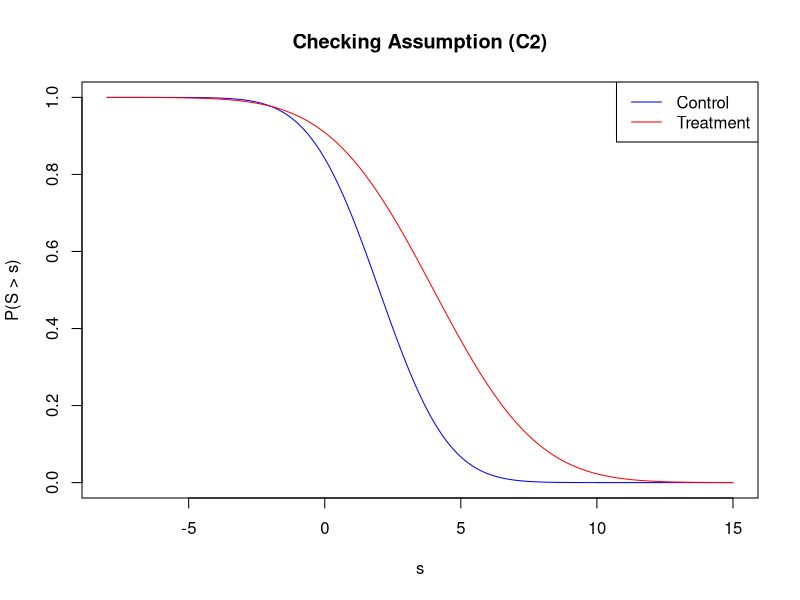
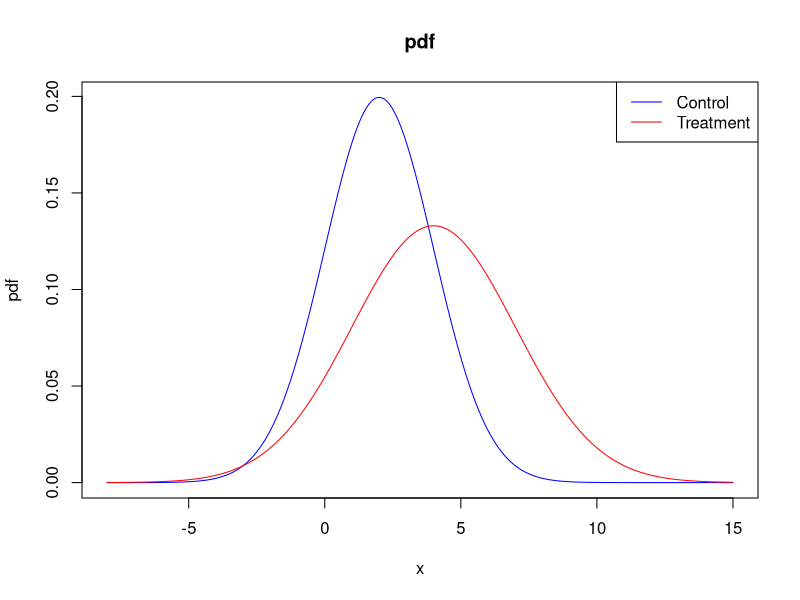
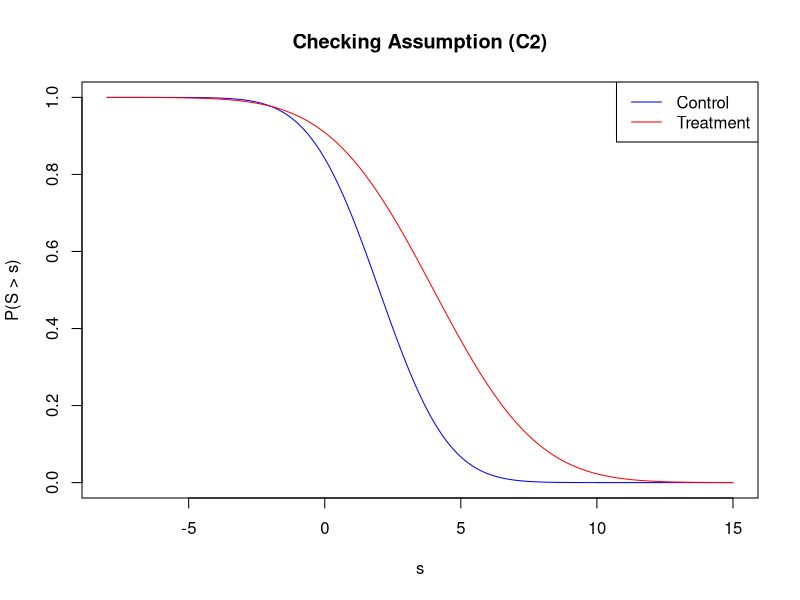
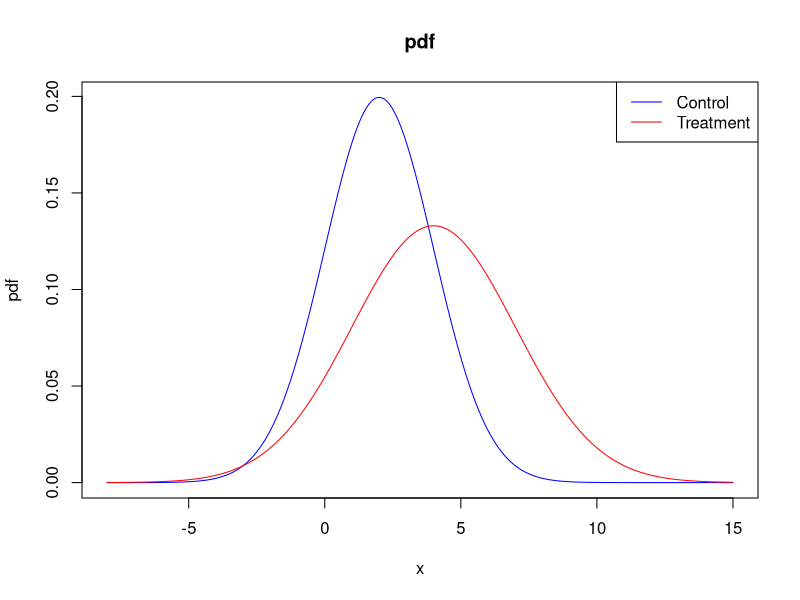
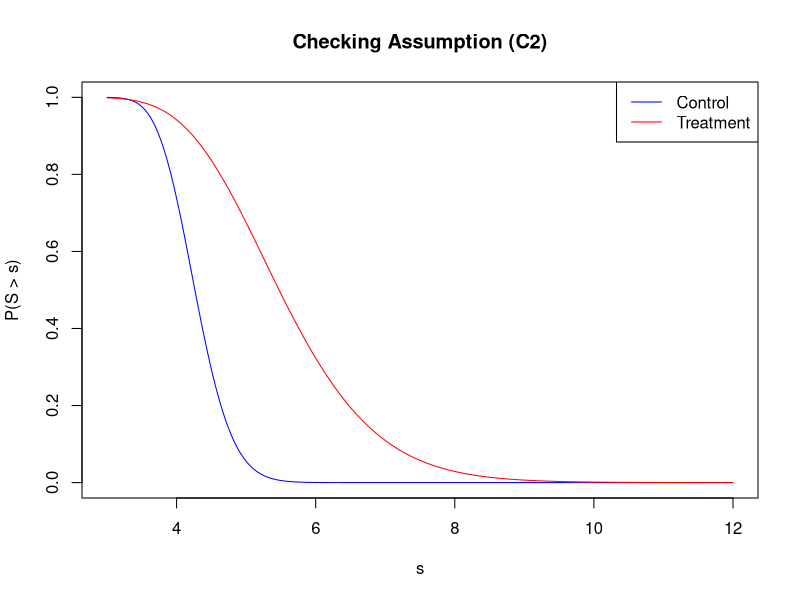
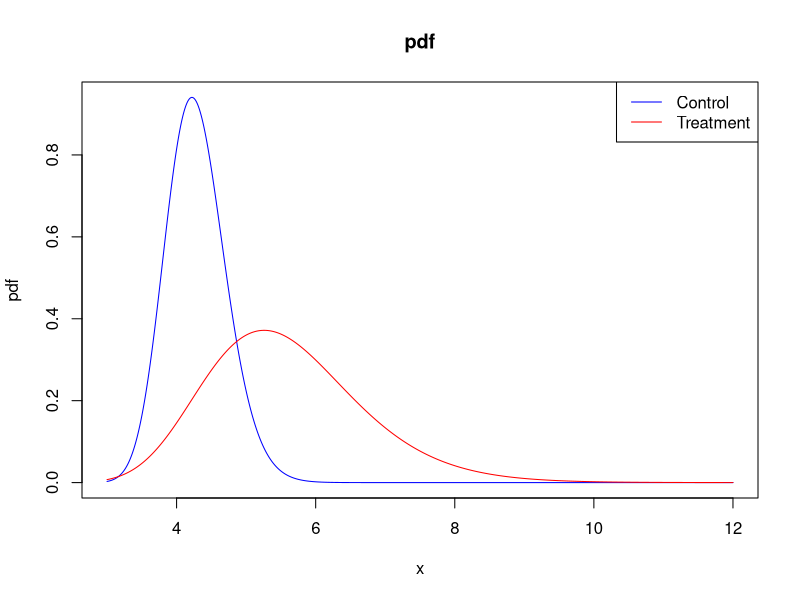
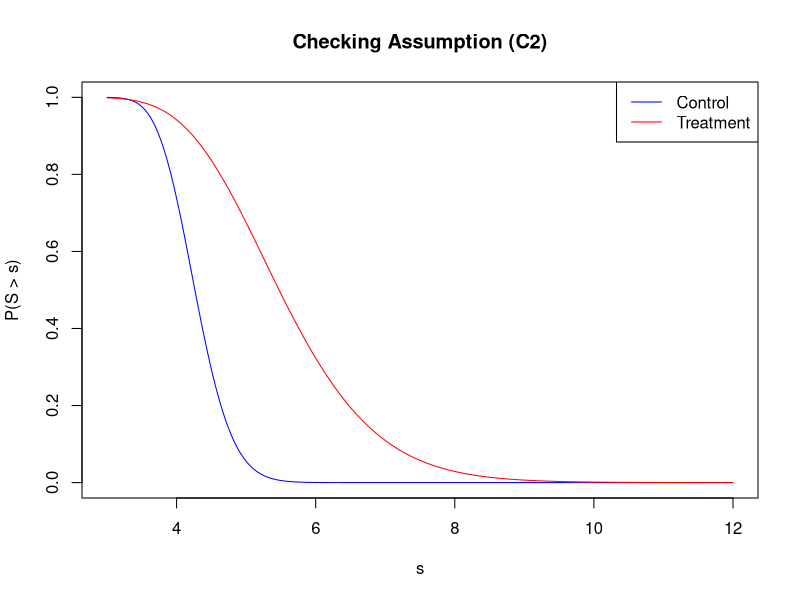
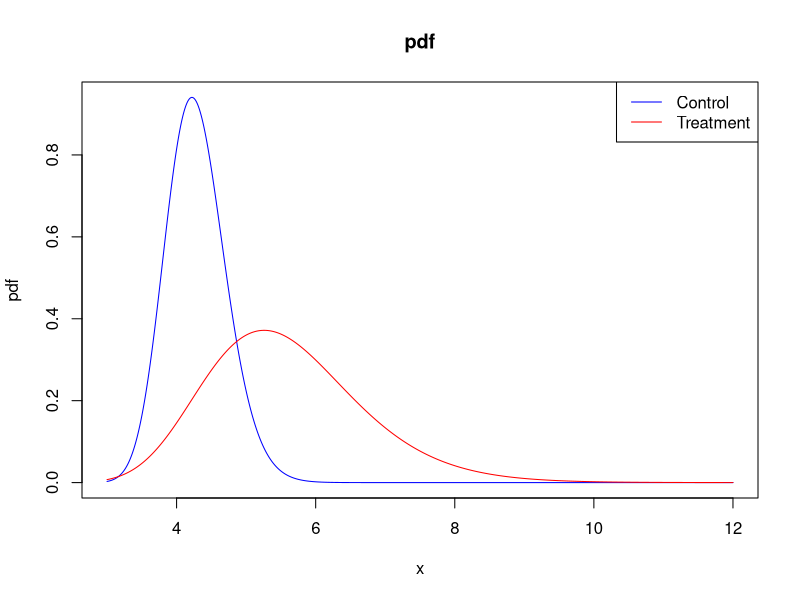

Recreate these plots in R, in order.
####################################################
###############    Setting 1    ####################
####################################################


# set parameters for mean and sd of the surrogate distributions 
mean0 <- 2
sd0 <- 2
mean1 <- 4
sd1 <- 3

### Check assumption (C2) ###

# values for s grid
grid.size <- 10000
s.grid <- seq(-8, 15, length.out = grid.size)

# calculate cdf and pdf for both treatment and control
cdf0 <- pnorm(s.grid, mean = mean0, sd = sd0)
pdf0 <- dnorm(s.grid, mean = mean0, sd = sd0)
cdf1 <- pnorm(s.grid, mean = mean1, sd = sd1)
pdf1 <- dnorm(s.grid, mean = mean1, sd = sd1)

# to examine visually, plot P(S > s | w) = 1 - CDF
# according to (C2), the treatment group should be >= control group ()
# i.e., red line should be above blue line
plot(s.grid, 1 - cdf0, type = "l", col = "blue", xlab = "s", ylab = "P(S > s)", main = "Checking Assumption (C2)")
lines(s.grid, 1 - cdf1, col = "red")
legend('topright', legend = c("Control", "Treatment"), col = c("blue", "red"), lty = 1)

# how often numerically is treatment >= control, as desired?
sum(1-cdf1 >= 1-cdf0) / grid.size
# 0.74

# for values of s where control > treatment (don't want), how much higher?
idx <- which(1 - cdf1 < 1 - cdf0)
fivenum((1 - cdf0[idx]) / (1 - cdf1[idx]) - 1)
# from the fivenum summary, the values are just barely larger; assumption (C2) very lightly violated

### Check assumption (C3) ###

# evaluate this assumption on a grid
grid.size <- 100
s.grid <- seq(-8, 15, length.out = grid.size)
w1.grid <- seq(2, 6, length.out = grid.size)
w2.grid <- seq(3, 13, length.out = grid.size)

large.grid <- expand.grid(s.grid, w1.grid, w2.grid)
names(large.grid) <- c("s", "w1", "w2")

large.grid$y1 <- 2.1 + 10*large.grid$s + 0.69*large.grid$w1 + 0.535*large.grid$w2
large.grid$y0 <- 2 + 7*large.grid$s + 0.5*large.grid$w1 + 0.25*large.grid$w2

sum(large.grid$y1 >= large.grid$y0) / (grid.size ^ 3)
# only met for 0.70 combinations on the grid :(

# investigate where on the grid this is happening
fivenum(large.grid[which(large.grid$y1 < large.grid$y0),]$s) # only happening with negative s
fivenum(large.grid[which(large.grid$y1 < large.grid$y0),]$w1) # similar to w1 distribution
fivenum(large.grid[which(large.grid$y1 < large.grid$y0),]$w2) # similar to w2 distribution

# what if I generate s values based on the actual distributions?
set.seed(1)
s0 <- rnorm(grid.size / 2, mean = mean0, sd = sd0)
s1 <- rnorm(grid.size / 2, mean = mean1, sd = sd1)
s.all <- append(s0, s1)

large.grid <- expand.grid(s.all, w1.grid, w2.grid)
names(large.grid) <- c("s", "w1", "w2")

large.grid$y1 <- 2.1 + 10*large.grid$s + 0.69*large.grid$w1 + 0.535*large.grid$w2
large.grid$y0 <- 2 + 7*large.grid$s + 0.5*large.grid$w1 + 0.25*large.grid$w2

sum(large.grid$y1 >= large.grid$y0) / (grid.size ^ 3)
# this is better, met 0.96 of the time

### Check assumption (C4) ###

set.seed(1)
grid.size <- 10000
s0 <- rnorm(grid.size / 2, mean = mean0, sd = sd0)
s1 <- rnorm(grid.size / 2, mean = mean1, sd = sd1)

# report ranges
range(s0)
range(s1)

# is range of s0 contained in s1?
(range(s0)[1] > range(s1)[1]) & (range(s0)[2] < range(s1)[2])

# visual check -- plot the densities of the surrogate distributions
# range of blue distribution should be contained within range of red distribution
s.grid <- seq(-8, 15, length.out = grid.size)
plot(s.grid, pdf0, type = "l", col = "blue", xlab = "x", ylab = "pdf", main = "pdf")
lines(s.grid, pdf1, col = "red")
legend('topright', legend = c("Control", "Treatment"), col = c("blue", "red"), lty = 1)

####################################################
###############    Setting 2    ####################
####################################################

# set parameters for mean and sd of the surrogate distributions (my params I updated to meet C2 better)
mean0 <- 2
sd0 <- 2
mean1 <- 4
sd1 <- 3

### Check assumption (C2) ###

# values for s grid
grid.size <- 10000
s.grid <- seq(-8, 15, length.out = grid.size)

# calculate cdf and pdf for both treatment and control
cdf0 <- pnorm(s.grid, mean = mean0, sd = sd0)
pdf0 <- dnorm(s.grid, mean = mean0, sd = sd0)
cdf1 <- pnorm(s.grid, mean = mean1, sd = sd1)
pdf1 <- dnorm(s.grid, mean = mean1, sd = sd1)

# to examine visually, plot P(S > s | w) = 1 - CDF
# according to (C2), the treatment group should be >= control group ()
# i.e., red line should be above blue line
plot(s.grid, 1 - cdf0, type = "l", col = "blue", xlab = "s", ylab = "P(S > s)", main = "Checking Assumption (C2)")
lines(s.grid, 1 - cdf1, col = "red")
legend('topright', legend = c("Control", "Treatment"), col = c("blue", "red"), lty = 1)

# how often numerically is treatment >= control, as desired?
sum(1-cdf1 >= 1-cdf0) / grid.size
# 0.74

# for values of s where control > treatment (don't want), how much higher?
idx <- which(1 - cdf1 < 1 - cdf0)
fivenum((1 - cdf0[idx]) / (1 - cdf1[idx]) - 1)
# from the fivenum summary, the values are just barely larger; assumption (C2) very lightly violated

### Check assumption (C3) ###

# evaluate this assumption on a grid
grid.size <- 100
s.grid <- seq(-8, 15, length.out = grid.size)
w1.grid <- seq(2, 6, length.out = grid.size)
w2.grid <- seq(3, 13, length.out = grid.size)

large.grid <- expand.grid(s.grid, w1.grid, w2.grid)
names(large.grid) <- c("s", "w1", "w2")

large.grid$y1 <- 2.1 + 7.12*large.grid$s + 0.5*large.grid$w1 + 0.25*large.grid$w2 
large.grid$y0 <- 2 + 4.12*large.grid$s + 0.5*large.grid$w1 + 0.25*large.grid$w2

sum(large.grid$y1 >= large.grid$y0) / (grid.size ^ 3)
# only met for 0.65 combinations on the grid

# investigate where on the grid this is happening
fivenum(large.grid[which(large.grid$y1 < large.grid$y0),]$s) # only happening with negative s
fivenum(large.grid[which(large.grid$y1 < large.grid$y0),]$w1) # similar to w1 distribution
fivenum(large.grid[which(large.grid$y1 < large.grid$y0),]$w2) # similar to w2 distribution

# generate s values based on the actual distributions?
set.seed(1)
s0 <- rnorm(grid.size / 2, mean = mean0, sd = sd0)
s1 <- rnorm(grid.size / 2, mean = mean1, sd = sd1)
s.all <- append(s0, s1)

large.grid <- expand.grid(s.all, w1.grid, w2.grid)
names(large.grid) <- c("s", "w1", "w2")

large.grid$y1 <- 2.1 + 7.12*large.grid$s + 0.5*large.grid$w1 + 0.5*large.grid$w2 
large.grid$y0 <- 2 + 4.12*large.grid$s + 0.5*large.grid$w1 + 0.25*large.grid$w2 

sum(large.grid$y1 >= large.grid$y0) / (grid.size ^ 3)
# this is better, met 0.953 of the time

### Check assumption (C4) ###

set.seed(1)
grid.size <- 10000
s0 <- rnorm(grid.size / 2, mean = mean0, sd = sd0)
s1 <- rnorm(grid.size / 2, mean = mean1, sd = sd1)

# report ranges
range(s0)
range(s1)

# is range of s0 contained in s1?
(range(s0)[1] > range(s1)[1]) & (range(s0)[2] < range(s1)[2])

# visual check -- plot the densities of the surrogate distributions
# range of blue distribution should be contained within range of red distribution
s.grid <- seq(-8, 15, length.out = grid.size)
plot(s.grid, pdf0, type = "l", col = "blue", xlab = "x", ylab = "pdf", main = "pdf")
lines(s.grid, pdf1, col = "red")
legend('topright', legend = c("Control", "Treatment"), col = c("blue", "red"), lty = 1)


####################################################
############    Setting 3     ######################
####################################################

# params
mean0 <- 1.45
sd0 <- 0.1
mean1 <- 1.7
sd1 <- 0.2

### Check assumption (C2) ###

# values for s grid
grid.size <- 10000
s.grid <- seq(3, 12, length.out = grid.size)

# calculate cdf and pdf for both treatment and control
cdf0 <- plnorm(s.grid, mean = mean0, sd = sd0)
pdf0 <- dlnorm(s.grid, mean = mean0, sd = sd0)
cdf1 <- plnorm(s.grid, mean = mean1, sd = sd1)
pdf1 <- dlnorm(s.grid, mean = mean1, sd = sd1)

# to examine visually, plot P(S > s | w) = 1 - CDF
# according to (C2), the treatment group should be >= control group ()
# i.e., red line should be above blue line
plot(s.grid, 1 - cdf0, type = "l", col = "blue", xlab = "s", ylab = "P(S > s)", main = "Checking Assumption (C2)")
lines(s.grid, 1 - cdf1, col = "red")
legend('topright', legend = c("Control", "Treatment"), col = c("blue", "red"), lty = 1)

# how often numerically is treatment >= control, as desired?
sum(1-cdf1 >= 1-cdf0) / grid.size
# 0.96

# for values of s where control > treatment (don't want), how much higher?
idx <- which(1 - cdf1 < 1 - cdf0)
fivenum((1 - cdf0[idx]) / (1 - cdf1[idx]) - 1)
# from the fivenum summary, the values are just barely larger; assumption (C2) very lightly violated

### Check assumption (C3) ###

# evaluate this assumption on a grid
grid.size <- 100
s.grid <- seq(3, 12, length.out = grid.size)
w1.grid <- seq(2, 6, length.out = grid.size)
w2.grid <- seq(3, 13, length.out = grid.size)

large.grid <- expand.grid(s.grid, w1.grid, w2.grid)
names(large.grid) <- c("s", "w1", "w2")


large.grid$y1 <- 2.1 + 12 * large.grid$s^2 + 6 * large.grid$s + 5*large.grid$w1 + 6*large.grid$w2
large.grid$y0 <- 2 + 12 * large.grid$s^2 + 1*large.grid$w1 + 1*large.grid$w2

sum(large.grid$y1 >= large.grid$y0) / (grid.size ^ 3)
# met for all combinations on the grid


# generate s, w1, and w2 values based on the actual distributions
set.seed(1)
s0 <- rlnorm(grid.size / 2, mean = mean0, sd = sd0)
s1 <- rlnorm(grid.size / 2, mean = mean1, sd = sd1)
s.all <- append(s0, s1)
w1.grid <- runif(grid.size, 2, 6)
w2.grid <- runif(grid.size, 3, 13)

large.grid <- expand.grid(s.all, w1.grid, w2.grid)
names(large.grid) <- c("s", "w1", "w2")

large.grid$y1 <- 2.1 + 12 * large.grid$s^2 + 6 * large.grid$s + 5*large.grid$w1 + 6*large.grid$w2
large.grid$y0 <- 2 + 12 * large.grid$s^2 + 1*large.grid$w1 + 1*large.grid$w2

sum(large.grid$y1 >= large.grid$y0) / (grid.size ^ 3)
# met for whole grid

### Check assumption (C4) ###

set.seed(1)
grid.size <- 10000
s0 <- rlnorm(grid.size / 2, mean = mean0, sd = sd0)
s1 <- rlnorm(grid.size / 2, mean = mean1, sd = sd1)

# report ranges
range(s0)
range(s1)

# is range of s0 contained in s1?
(range(s0)[1] > range(s1)[1]) & (range(s0)[2] < range(s1)[2])

# visual check -- plot the densities of the surrogate distributions
# range of blue distribution should be contained within range of red distribution
s.grid <- seq(3, 12, length.out = grid.size)
plot(s.grid, pdf0, type = "l", col = "blue", xlab = "x", ylab = "pdf", main = "pdf")
lines(s.grid, pdf1, col = "red")
legend('topright', legend = c("Control", "Treatment"), col = c("blue", "red"), lty = 1)


####################################################
###############    Setting 4    ####################
####################################################

# set parameters for mean and sd of the surrogate distributions 
mean0 <- 1.45
sd0 <- 0.1
mean1 <- 1.7
sd1 <- 0.2

### Check assumption (C2) ###

# values for s grid
grid.size <- 10000
s.grid <- seq(3, 12, length.out = grid.size)

# calculate cdf and pdf for both treatment and control
cdf0 <- plnorm(s.grid, mean = mean0, sd = sd0)
pdf0 <- dlnorm(s.grid, mean = mean0, sd = sd0)
cdf1 <- plnorm(s.grid, mean = mean1, sd = sd1)
pdf1 <- dlnorm(s.grid, mean = mean1, sd = sd1)

# to examine visually, plot P(S > s | w) = 1 - CDF
# according to (C2), the treatment group should be >= control group ()
# i.e., red line should be above blue line
plot(s.grid, 1 - cdf0, type = "l", col = "blue", xlab = "s", ylab = "P(S > s)", main = "Checking Assumption (C2)")
lines(s.grid, 1 - cdf1, col = "red")
legend('topright', legend = c("Control", "Treatment"), col = c("blue", "red"), lty = 1)

# how often numerically is treatment >= control, as desired?
sum(1-cdf1 >= 1-cdf0) / grid.size
# 0.96

# for values of s where control > treatment (don't want), how much higher?
idx <- which(1 - cdf1 < 1 - cdf0)
fivenum((1 - cdf0[idx]) / (1 - cdf1[idx]) - 1)
# from the fivenum summary, the values are just barely larger; assumption (C2) very lightly violated

### Check assumption (C3) ###

# evaluate this assumption on a grid
grid.size <- 100
s.grid <- seq(3, 12, length.out = grid.size)
w1.grid <- seq(2, 6, length.out = grid.size)
w2.grid <- seq(3, 13, length.out = grid.size)

large.grid <- expand.grid(s.grid, w1.grid, w2.grid)
names(large.grid) <- c("s", "w1", "w2")

large.grid$y1 <- 5 + 4*large.grid$s^2 + 5*large.grid$s + 1*large.grid$w1 + 1*large.grid$w2
large.grid$y0 <- 2 + 4*large.grid$s^2 + 1*large.grid$w1 + 1*large.grid$w2

sum(large.grid$y1 >= large.grid$y0) / (grid.size ^ 3)
# met everywhere on the grid

# what if I generate s values based on the actual distributions?
set.seed(1)
s0 <- rlnorm(grid.size / 2, mean = mean0, sd = sd0)
s1 <- rlnorm(grid.size / 2, mean = mean1, sd = sd1)
s.all <- append(s0, s1)

large.grid <- expand.grid(s.all, w1.grid, w2.grid)
names(large.grid) <- c("s", "w1", "w2")

large.grid$y1 <- 5 + 4*large.grid$s^2 + 5*large.grid$s + 1*large.grid$w1 + 1*large.grid$w2
large.grid$y0 <- 2 + 4*large.grid$s^2 + 1*large.grid$w1 + 1*large.grid$w2

sum(large.grid$y1 >= large.grid$y0) / (grid.size ^ 3)
# met everywhere on grid


### Check assumption (C4) ###

set.seed(1)
grid.size <- 10000
s0 <- rlnorm(grid.size / 2, mean = mean0, sd = sd0)
s1 <- rlnorm(grid.size / 2, mean = mean1, sd = sd1)

# report ranges
range(s0)
range(s1)

# is range of s0 contained in s1?
(range(s0)[1] > range(s1)[1]) & (range(s0)[2] < range(s1)[2])

# visual check -- plot the densities of the surrogate distributions
# range of blue distribution should be contained within range of red distribution
s.grid <- seq(3, 12, length.out = grid.size)
plot(s.grid, pdf0, type = "l", col = "blue", xlab = "x", ylab = "pdf", main = "pdf")
lines(s.grid, pdf1, col = "red")
legend('topright', legend = c("Control", "Treatment"), col = c("blue", "red"), lty = 1)

